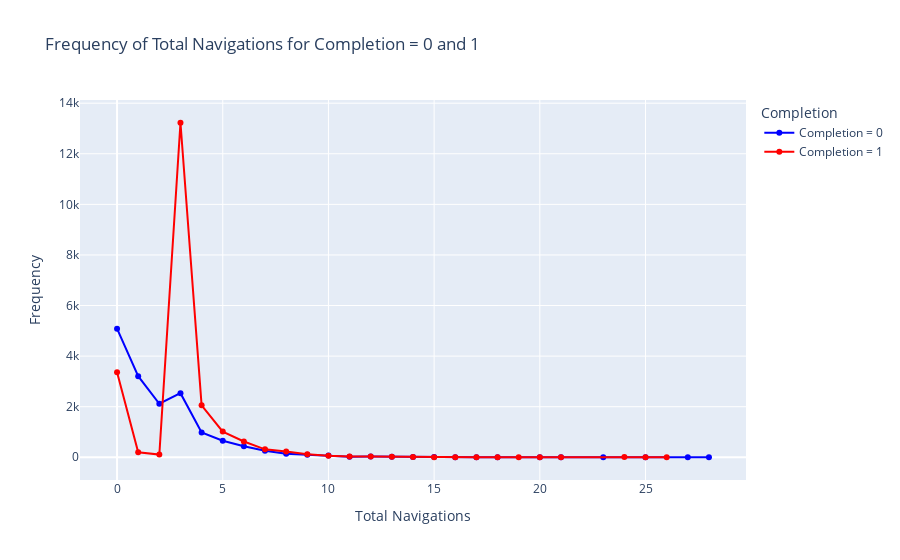

Notebook source saved alongside this figure:
### Code cell
filtered_df = df_test_final[df_test_final['total_navigations'] <= 30]

# Calculate the frequency of 'total_navigations' for 'completion' values 0 and 1
freq_completion_0 = filtered_df[filtered_df['completion'] == 0]['total_navigations'].value_counts().sort_index()
freq_completion_1 = filtered_df[filtered_df['completion'] == 1]['total_navigations'].value_counts().sort_index()

# Create a line graph
fig = go.Figure()

# Line for completion = 0
fig.add_trace(go.Scatter(
    x=freq_completion_0.index,
    y=freq_completion_0.values,
    mode='lines+markers',
    name='Completion = 0',
    line=dict(color='blue')
))

# Line for completion = 1
fig.add_trace(go.Scatter(
    x=freq_completion_1.index,
    y=freq_completion_1.values,
    mode='lines+markers',
    name='Completion = 1',
    line=dict(color='red')
))

# Update layout
fig.update_layout(
    title='Frequency of Total Navigations for Completion = 0 and 1',
    xaxis_title='Total Navigations',
    yaxis_title='Frequency',
    legend_title_text='Completion'
)

# Show the plot
fig.show()

### Figure 1 — Plotly figure (JSON) as saved in the notebook; plotly's stock layout.template omitted (floating-point values rounded to 4 significant figures)
{"data": [{"line": {"color": "blue"}, "mode": "lines+markers", "name": "Completion = 0", "type": "scatter", "x": [0, 1, 2, 3, 4, 5, 6, 7, 8, 9, 10, 11, 12, 13, 14, 15, 16, 17, 18, 20, 21, 23, 25, 27, 28], "y": [5085, 3208, 2116, 2535, 983, 656, 438, 255, 135, 98, 67, 25, 26, 16, 13, 8, 3, 3, 5, 2, 3, 1, 2, 2, 1]}, {"line": {"color": "red"}, "mode": "lines+markers", "name": "Completion = 1", "type": "scatter", "x": [0, 1, 2, 3, 4, 5, 6, 7, 8, 9, 10, 11, 12, 13, 14, 15, 16, 17, 18, 19, 20, 21, 24, 25, 26], "y": [3362, 196, 107, 13227, 2054, 1016, 623, 314, 231, 118, 62, 27, 29, 19, 14, 3, 4, 4, 3, 4, 2, 4, 7, 1, 1]}], "layout": {"legend": {"title": {"text": "Completion"}}, "title": {"text": "Frequency of Total Navigations for Completion = 0 and 1"}, "xaxis": {"title": {"text": "Total Navigations"}}, "yaxis": {"title": {"text": "Frequency"}}}}
